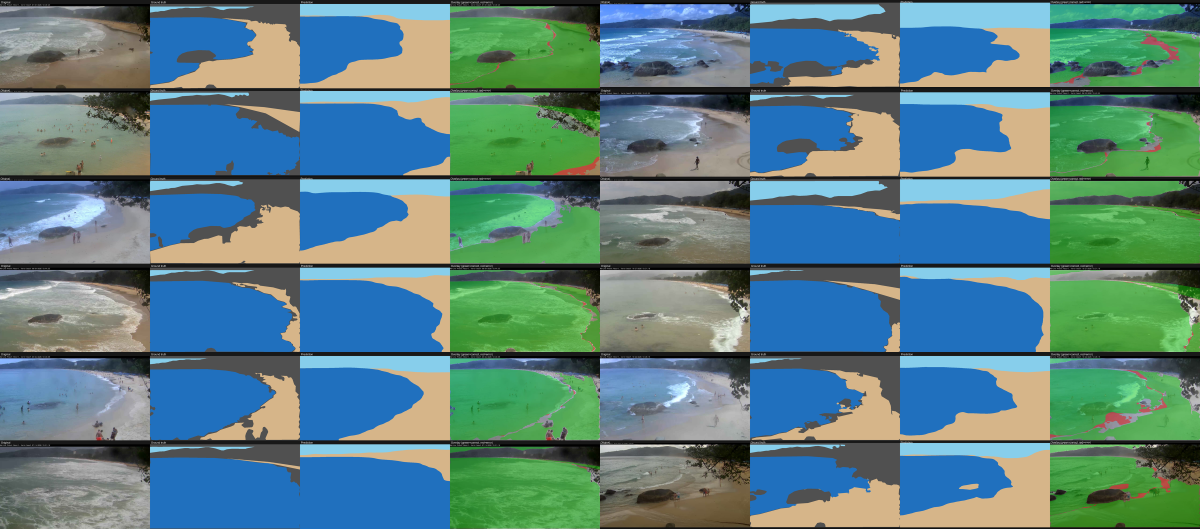
#> input picture ml/reports/segformer_b2/prediction_grid.png, 3600 x 1586 px (shown at 1/3 size)
$ python -i preprocessing.py   (imports and definitions only)   (older library calls are emulated)
#> lines starting #> are read from the running program, lines starting #| are printed output that depends on the picture
#> further down, picture is the input picture: shape (1586, 3600, 3); mean B, G, R 131.4, 129.1, 91
"""Frame preprocessing and quality assessment (Phase 3).

Frame sampling, resizing, noise reduction, contrast enhancement, optional
stabilization and region-of-interest selection — plus frame-quality checks
used to reject unusable captures before they reach the vision stages.

Quality checks are deliberately conservative heuristics on pixel statistics;
they are not a substitute for human review of a camera site.
"""

from __future__ import annotations

from dataclasses import dataclass, field
from datetime import datetime
from typing import Any

import cv2
import numpy as np

# --- Thresholds (documented heuristics, tune per deployment) ---
_BLACK_MEAN_THRESHOLD = 8.0
# Mean absolute per-pixel difference below this means the scene did not change.
_FROZEN_DIFF_THRESHOLD = 1.0
# Variance of the Laplacian below this means the frame carries no usable detail.
_BLUR_LAPLACIAN_VAR_THRESHOLD = 100.0
# Standard deviation below this (but not black) suggests a covered/obstructed lens.
_OBSTRUCTED_STD_THRESHOLD = 12.0


@dataclass(slots=True)
class PreprocessConfig:
    """Operator-tunable knobs for :func:`preprocess`."""

    # Resize output to exactly (width, height) if both are set.
    width: int | None = None
    height: int | None = None
    # Otherwise downscale so the longest side is at most this many pixels.
    max_dimension: int | None = 1920
    denoise: bool = True
    enhance_contrast: bool = True
    # Optional region of interest as (x, y, w, h) in pixels. Applied before resize.
    roi: tuple[int, int, int, int] | None = None
    # Keep every Nth frame when sampling a stream; 1 keeps all frames.
    sample_every: int = 1


@dataclass(slots=True)
class FrameQuality:
    score: float
    is_black: bool = False
    is_frozen: bool = False
    is_blurry: bool = False
    is_obstructed: bool = False
    is_timestamp_inconsistent: bool = False
    flags: list[str] = field(default_factory=list)


def preprocess(frame: Any, config: PreprocessConfig | None = None) -> Any:
    """Return a cleaned copy of ``frame`` (a BGR ``numpy.ndarray``).

    Steps, in order: ROI crop → resize → noise reduction → contrast
    enhancement (CLAHE on the L channel of LAB).
    """
    if frame is None:
        raise ValueError("frame must not be None")
    cfg = config or PreprocessConfig()
    image = frame

    if cfg.roi is not None:
        x, y, w, h = cfg.roi
        if w <= 0 or h <= 0:
            raise ValueError("roi width/height must be positive")
        frame_h, frame_w = image.shape[:2]
        if x < 0 or y < 0 or x + w > frame_w or y + h > frame_h:
            raise ValueError(
                f"roi (x={x}, y={y}, w={w}, h={h}) lies outside the {frame_w}x{frame_h} frame"
            )
        image = image[y : y + h, x : x + w]

    if cfg.width is not None and cfg.height is not None:
        image = cv2.resize(image, (cfg.width, cfg.height), interpolation=cv2.INTER_AREA)
    elif cfg.max_dimension:
        longest = max(image.shape[:2])
#> longest = 3600
        if longest > cfg.max_dimension:
            scale = cfg.max_dimension / longest
#> scale = 0.533
            new_size = (
                max(1, int(round(image.shape[1] * scale))),
                max(1, int(round(image.shape[0] * scale))),
            )
#> new_size = (1920, 846)
            image = cv2.resize(image, new_size, interpolation=cv2.INTER_AREA)
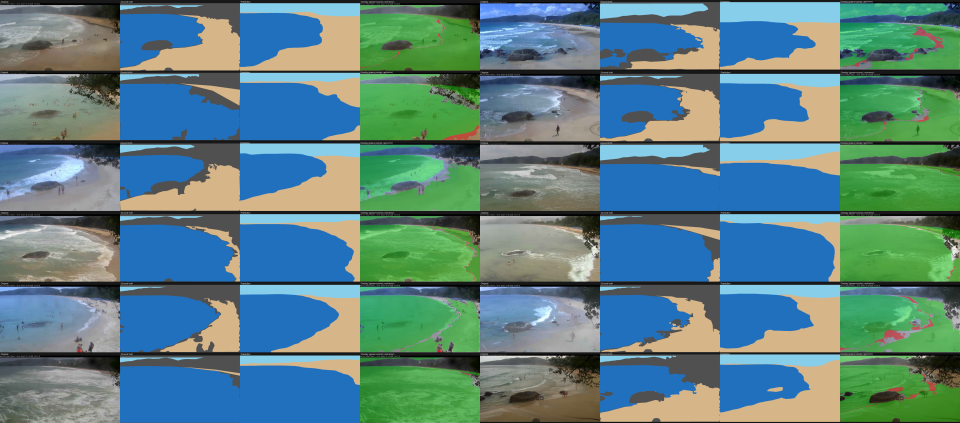
#> image: shape (846, 1920, 3) (shown at 1/2 size); mean B, G, R 131.4, 129.1, 91

    if cfg.denoise:
        image = cv2.fastNlMeansDenoisingColored(image, None, 7, 7, 7, 21)

    if cfg.enhance_contrast:
        lab = cv2.cvtColor(image, cv2.COLOR_BGR2LAB)
#> lab: shape (846, 1920, 3); mean of channels 0, 1, 2 131.9, 120.7, 123.7
        l_chan, a_chan, b_chan = cv2.split(lab)
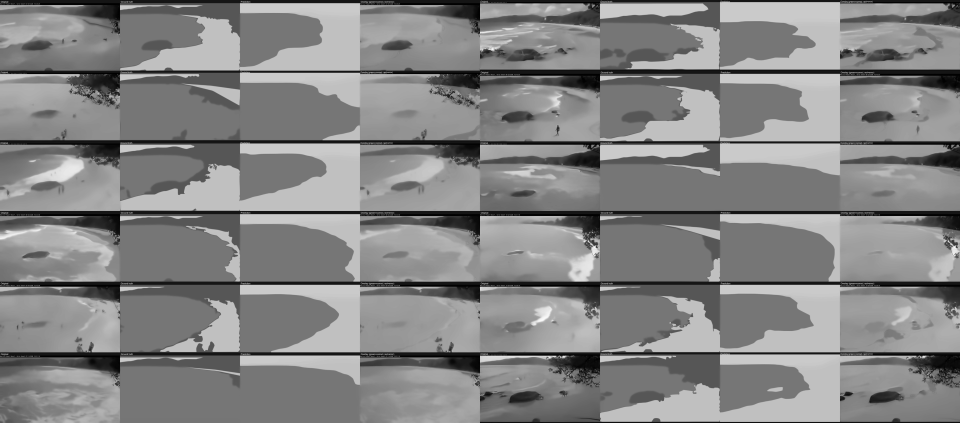
#> l_chan: shape (846, 1920) (shown at 1/2 size); min 0, max 251, mean 131.9
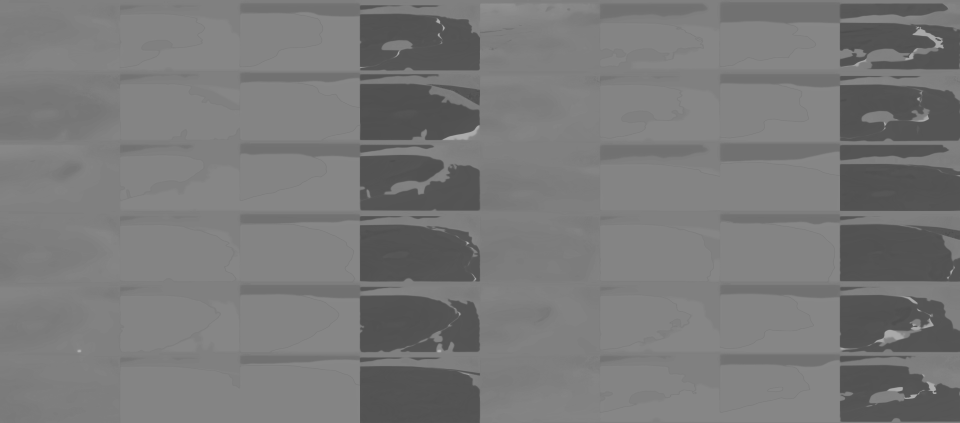
#> a_chan: shape (846, 1920) (shown at 1/2 size); min 76, max 179, mean 120.7
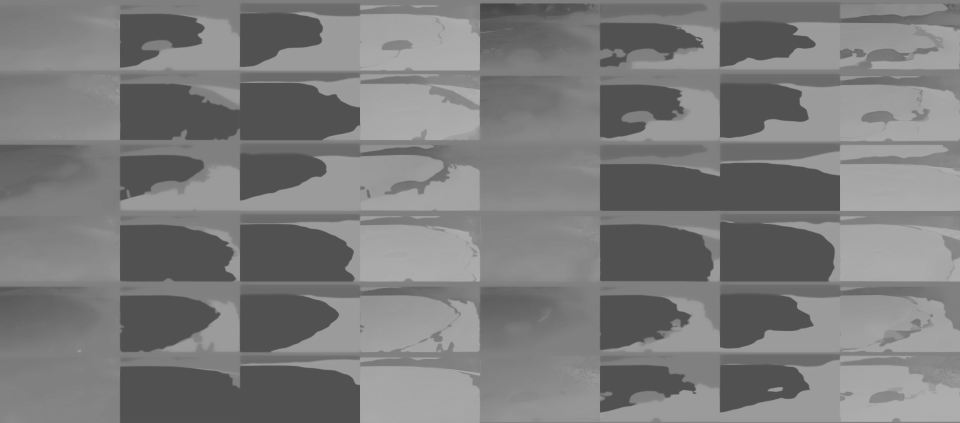
#> b_chan: shape (846, 1920) (shown at 1/2 size); min 67, max 181, mean 123.7
        clahe = cv2.createCLAHE(clipLimit=2.0, tileGridSize=(8, 8))
        l_chan = clahe.apply(l_chan)
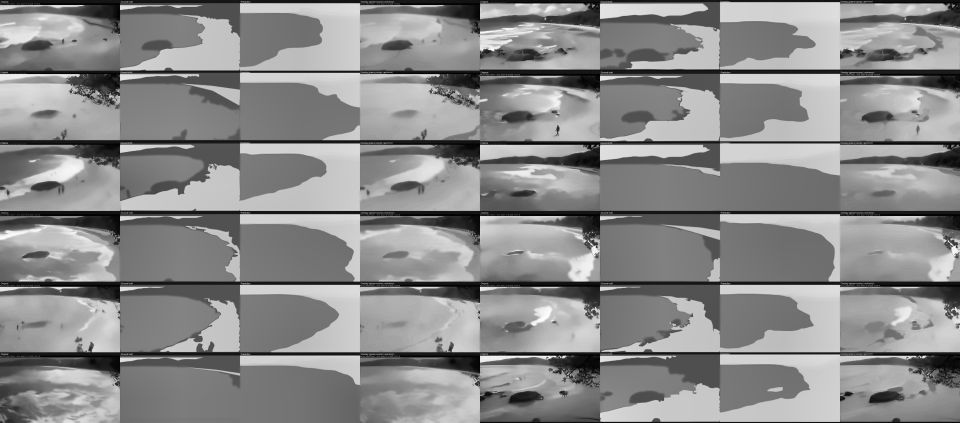
#> l_chan: shape (846, 1920) (shown at 1/2 size); min 0, max 253, mean 138
        image = cv2.cvtColor(cv2.merge((l_chan, a_chan, b_chan)), cv2.COLOR_LAB2BGR)
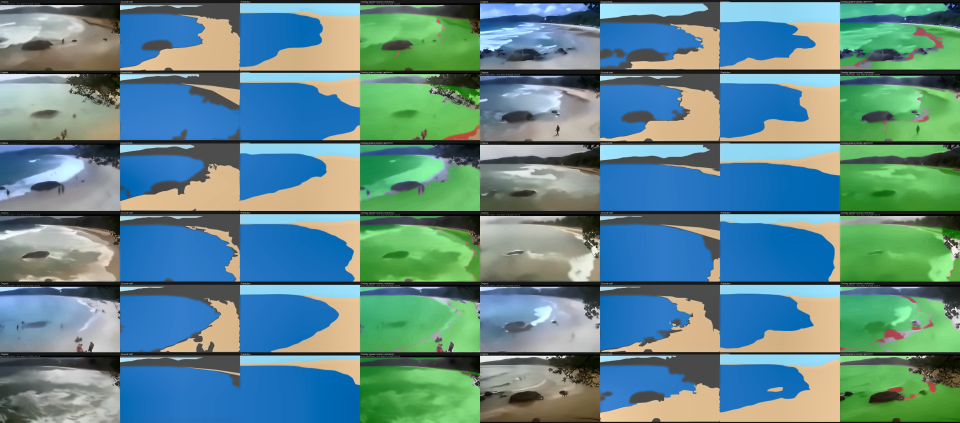
#> image: shape (846, 1920, 3) (shown at 1/2 size); mean B, G, R 136.8, 135.6, 96.3

    return image


# [78 lines left out: function assess_quality, not called in this run]

>>> import cv2
>>> picture = cv2.imread('../../../../ml/reports/segformer_b2/prediction_grid.png')
>>> result = preprocess(picture)
